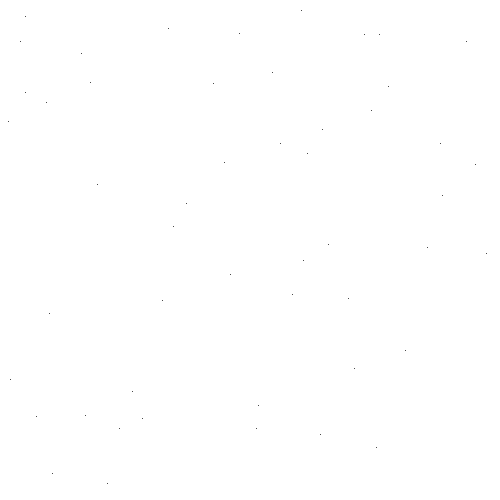
Frame 1 (no input)
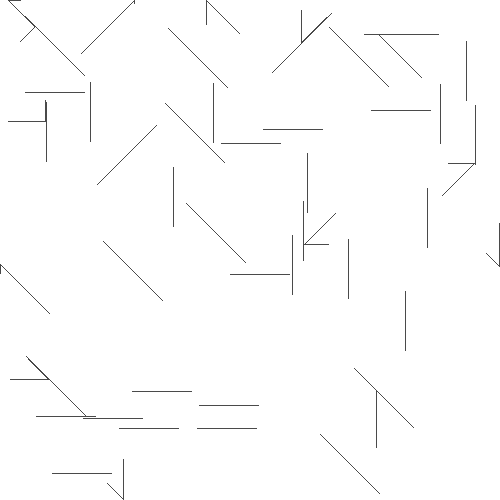
Frame 60 (the mouse pressed at the canvas centre just before this capture)
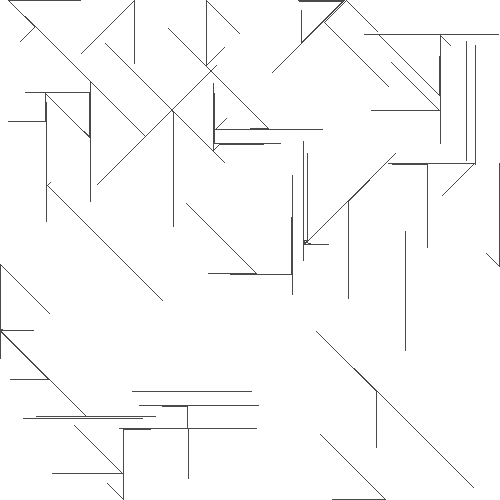
Frame 120 (the mouse held since frame 60 and released just before this capture)

The Processing sketch that drew these frames (run headless with seeded random() and noise(); from frame 60 on, the mouse is pressed at the canvas centre):

// Processing sketch: processing_719
// ── processing_719.pde

//Sketch by Luke Noonan
//http://fareastcoastnoise.blogspot.com/


int[] xarray;
int[] yarray;
int[] vecarray;
int lines;

void setup()
{
  lines= 50;
  xarray = new int[lines+1];
  yarray = new int[lines+1];
  vecarray = new int[lines+1];
  background(255);
  size(500,500);
  stroke(0);
for(int i=lines; i>0; i--){
  xarray[i]=int(random(width));
  yarray[i]=int(random(height));
  vecarray[i]=int(random(1,8));
}
}

void draw()
{
for(int i=lines; i>0; i--)
{
  move(i);
}
}

void move(int index)
{
switch(vecarray[index]){
case 1://south
if(get(xarray[index],yarray[index]+1)==color(255))
{
  point(xarray[index],yarray[index]+1);
  yarray[index]+=1;
}
else
{vecarray[index] = int(random(1,8));}
break;
case 2://south east
if(get(xarray[index]+1,yarray[index]+1)==color(255))
{
  point(xarray[index]+1,yarray[index]+1);
  xarray[index]+=1;
  yarray[index]+=1;
}
else
{vecarray[index] = int(random(1,8));}

break;
case 3://east
if(get(xarray[index]+1,yarray[index])==color(255))
{
  point(xarray[index]+1,yarray[index]);
  xarray[index]+=1;
}
else
{vecarray[index] = int(random(1,8));}
break;

case 4://north east
if(get(xarray[index]+1,yarray[index]-1)==color(255))
{
  point(xarray[index]+1,yarray[index]-1);
  xarray[index]+=1;
  yarray[index]-=1;
}
else
{vecarray[index] = int(random(1,8));}

break;
case 5://north
if(get(xarray[index],yarray[index]-1)==color(255))
{
  point(xarray[index],yarray[index]-1);
  yarray[index]-=1;
}
else
{vecarray[index] = int(random(1,8));}

break;
case 6://north west
if(get(xarray[index]-1,yarray[index]-1)==color(255))
{
  point(xarray[index]-1,yarray[index]-1);
  xarray[index]-=1;
  yarray[index]-=1;
}
else
{vecarray[index] = int(random(1,8));}

break;
case 7://west
if(get(xarray[index]-1,yarray[index])==color(255))
{
  point(xarray[index]-1,yarray[index]);
  xarray[index]-=1;
}
else
{vecarray[index] = int(random(1,8));}

break;
case 8://south west
if(get(xarray[index]-1,yarray[index]+1)==color(255))
{
  point(xarray[index]-1,yarray[index]+1);
  xarray[index]-=1;
  yarray[index]+=1;
}
else
{vecarray[index] = int(random(1,8));}

break;
}
}
//http://fareastcoastnoise.blogspot.com/
